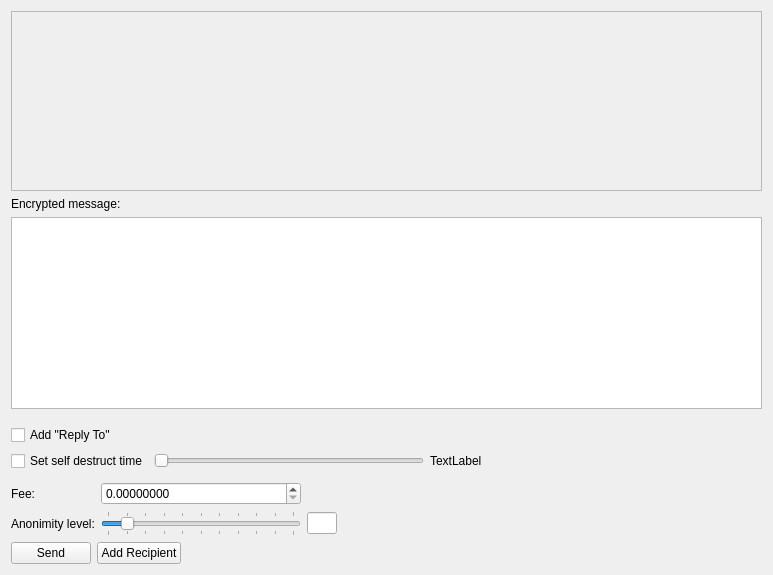
<?xml version="1.0" encoding="UTF-8"?>
<ui version="4.0">
 <class>SendMessageFrame</class>
 <widget class="QFrame" name="SendMessageFrame">
  <property name="geometry">
   <rect>
    <x>0</x>
    <y>0</y>
    <width>773</width>
    <height>575</height>
   </rect>
  </property>
  <property name="windowTitle">
   <string>Frame</string>
  </property>
  <property name="frameShape">
   <enum>QFrame::NoFrame</enum>
  </property>
  <property name="frameShadow">
   <enum>QFrame::Raised</enum>
  </property>
  <layout class="QVBoxLayout" name="verticalLayout">
   <item>
    <widget class="QScrollArea" name="m_messageAddressScrollArea">
     <property name="frameShape">
      <enum>QFrame::StyledPanel</enum>
     </property>
     <property name="widgetResizable">
      <bool>true</bool>
     </property>
     <widget class="QWidget" name="scrollAreaWidgetContents">
      <property name="geometry">
       <rect>
        <x>0</x>
        <y>0</y>
        <width>747</width>
        <height>126</height>
       </rect>
      </property>
      <layout class="QVBoxLayout" name="m_addressesLayout">
       <property name="spacing">
        <number>0</number>
       </property>
       <property name="leftMargin">
        <number>0</number>
       </property>
       <property name="topMargin">
        <number>0</number>
       </property>
       <property name="rightMargin">
        <number>0</number>
       </property>
       <property name="bottomMargin">
        <number>0</number>
       </property>
       <item>
        <spacer name="verticalSpacer_2">
         <property name="orientation">
          <enum>Qt::Vertical</enum>
         </property>
         <property name="sizeHint" stdset="0">
          <size>
           <width>20</width>
           <height>139</height>
          </size>
         </property>
        </spacer>
       </item>
      </layout>
     </widget>
    </widget>
   </item>
   <item>
    <widget class="QLabel" name="label_3">
     <property name="text">
      <string>Encrypted message:</string>
     </property>
    </widget>
   </item>
   <item>
    <widget class="QTextEdit" name="m_messageTextEdit">
     <property name="html">
      <string notr="true">&lt;!DOCTYPE HTML PUBLIC &quot;-//W3C//DTD HTML 4.0//EN&quot; &quot;http://www.w3.org/TR/REC-html40/strict.dtd&quot;&gt;
&lt;html&gt;&lt;head&gt;&lt;meta name=&quot;qrichtext&quot; content=&quot;1&quot; /&gt;&lt;style type=&quot;text/css&quot;&gt;
p, li { white-space: pre-wrap; }
&lt;/style&gt;&lt;/head&gt;&lt;body style=&quot; font-family:'.SF NS Text'; font-size:13pt; font-weight:400; font-style:normal;&quot;&gt;
&lt;p style=&quot;-qt-paragraph-type:empty; margin-top:0px; margin-bottom:0px; margin-left:0px; margin-right:0px; -qt-block-indent:0; text-indent:0px; font-family:'.Helvetica Neue DeskInterface';&quot;&gt;&lt;br /&gt;&lt;/p&gt;&lt;/body&gt;&lt;/html&gt;</string>
     </property>
    </widget>
   </item>
   <item>
    <spacer name="verticalSpacer">
     <property name="orientation">
      <enum>Qt::Vertical</enum>
     </property>
     <property name="sizeType">
      <enum>QSizePolicy::Fixed</enum>
     </property>
     <property name="sizeHint" stdset="0">
      <size>
       <width>20</width>
       <height>10</height>
      </size>
     </property>
    </spacer>
   </item>
   <item>
    <layout class="QHBoxLayout" name="horizontalLayout_3">
     <property name="topMargin">
      <number>0</number>
     </property>
     <item>
      <widget class="QCheckBox" name="m_addReplyToCheck">
       <property name="text">
        <string>Add &quot;Reply To&quot;</string>
       </property>
      </widget>
     </item>
    </layout>
   </item>
   <item>
    <layout class="QHBoxLayout" name="horizontalLayout_2">
     <property name="rightMargin">
      <number>10</number>
     </property>
     <item>
      <widget class="QCheckBox" name="m_ttlCheck">
       <property name="toolTip">
        <string>Do not include message in blockchain</string>
       </property>
       <property name="text">
        <string>Set self destruct time</string>
       </property>
      </widget>
     </item>
     <item>
      <widget class="QSlider" name="m_ttlSlider">
       <property name="singleStep">
        <number>300</number>
       </property>
       <property name="orientation">
        <enum>Qt::Horizontal</enum>
       </property>
       <property name="tickInterval">
        <number>1</number>
       </property>
      </widget>
     </item>
     <item>
      <widget class="QLabel" name="m_ttlLabel">
       <property name="text">
        <string>TextLabel</string>
       </property>
      </widget>
     </item>
     <item>
      <spacer name="horizontalSpacer_3">
       <property name="orientation">
        <enum>Qt::Horizontal</enum>
       </property>
       <property name="sizeHint" stdset="0">
        <size>
         <width>40</width>
         <height>20</height>
        </size>
       </property>
      </spacer>
     </item>
    </layout>
   </item>
   <item>
    <layout class="QGridLayout" name="gridLayout">
     <property name="topMargin">
      <number>5</number>
     </property>
     <item row="1" column="1">
      <widget class="QSlider" name="m_mixinSlider">
       <property name="maximumSize">
        <size>
         <width>200</width>
         <height>16777215</height>
        </size>
       </property>
       <property name="maximum">
        <number>10</number>
       </property>
       <property name="pageStep">
        <number>1</number>
       </property>
       <property name="value">
        <number>1</number>
       </property>
       <property name="tracking">
        <bool>false</bool>
       </property>
       <property name="orientation">
        <enum>Qt::Horizontal</enum>
       </property>
       <property name="tickPosition">
        <enum>QSlider::TicksBothSides</enum>
       </property>
       <property name="tickInterval">
        <number>1</number>
       </property>
      </widget>
     </item>
     <item row="1" column="0">
      <widget class="QLabel" name="label_2">
       <property name="text">
        <string>Anonimity level:</string>
       </property>
      </widget>
     </item>
     <item row="1" column="2">
      <widget class="QLineEdit" name="m_mixinEdit">
       <property name="maximumSize">
        <size>
         <width>30</width>
         <height>16777215</height>
        </size>
       </property>
       <property name="text">
        <string notr="true"/>
       </property>
       <property name="maxLength">
        <number>5</number>
       </property>
       <property name="alignment">
        <set>Qt::AlignCenter</set>
       </property>
       <property name="readOnly">
        <bool>true</bool>
       </property>
      </widget>
     </item>
     <item row="1" column="3">
      <spacer name="horizontalSpacer">
       <property name="orientation">
        <enum>Qt::Horizontal</enum>
       </property>
       <property name="sizeType">
        <enum>QSizePolicy::Expanding</enum>
       </property>
       <property name="sizeHint" stdset="0">
        <size>
         <width>298</width>
         <height>20</height>
        </size>
       </property>
      </spacer>
     </item>
     <item row="0" column="0">
      <widget class="QLabel" name="label_4">
       <property name="text">
        <string>Fee:</string>
       </property>
      </widget>
     </item>
     <item row="0" column="1">
      <widget class="QDoubleSpinBox" name="m_feeSpin">
       <property name="decimals">
        <number>8</number>
       </property>
       <property name="minimum">
        <double>0.000000000000000</double>
       </property>
       <property name="maximum">
        <double>1000000000000000000.000000000000000</double>
       </property>
       <property name="singleStep">
        <double>1.000000000000000</double>
       </property>
       <property name="value">
        <double>0.000000000000000</double>
       </property>
      </widget>
     </item>
    </layout>
   </item>
   <item>
    <layout class="QHBoxLayout" name="horizontalLayout">
     <item>
      <widget class="QPushButton" name="m_sendMessageButton">
       <property name="text">
        <string>Send</string>
       </property>
       <property name="icon">
        <iconset resource="../../resources.qrc">
         <normaloff>:/icons/send</normaloff>:/icons/send</iconset>
       </property>
      </widget>
     </item>
     <item>
      <widget class="QPushButton" name="m_addRecipientButton">
       <property name="text">
        <string>Add Recipient</string>
       </property>
       <property name="icon">
        <iconset resource="../../resources.qrc">
         <normaloff>:/icons/add</normaloff>:/icons/add</iconset>
       </property>
      </widget>
     </item>
     <item>
      <spacer name="horizontalSpacer_2">
       <property name="orientation">
        <enum>Qt::Horizontal</enum>
       </property>
       <property name="sizeHint" stdset="0">
        <size>
         <width>40</width>
         <height>20</height>
        </size>
       </property>
      </spacer>
     </item>
     <item>
      <widget class="QLabel" name="m_tickerLabel">
       <property name="text">
        <string notr="true"/>
       </property>
      </widget>
     </item>
    </layout>
   </item>
  </layout>
 </widget>
 <resources>
  <include location="../../resources.qrc"/>
 </resources>
 <connections>
  <connection>
   <sender>m_sendMessageButton</sender>
   <signal>clicked()</signal>
   <receiver>SendMessageFrame</receiver>
   <slot>sendClicked()</slot>
   <hints>
    <hint type="sourcelabel">
     <x>58</x>
     <y>503</y>
    </hint>
    <hint type="destinationlabel">
     <x>386</x>
     <y>287</y>
    </hint>
   </hints>
  </connection>
  <connection>
   <sender>m_mixinSlider</sender>
   <signal>valueChanged(int)</signal>
   <receiver>SendMessageFrame</receiver>
   <slot>mixinValueChanged(int)</slot>
   <hints>
    <hint type="sourcelabel">
     <x>217</x>
     <y>548</y>
    </hint>
    <hint type="destinationlabel">
     <x>386</x>
     <y>287</y>
    </hint>
   </hints>
  </connection>
  <connection>
   <sender>m_messageTextEdit</sender>
   <signal>textChanged()</signal>
   <receiver>SendMessageFrame</receiver>
   <slot>messageTextChanged()</slot>
   <hints>
    <hint type="sourcelabel">
     <x>386</x>
     <y>227</y>
    </hint>
    <hint type="destinationlabel">
     <x>386</x>
     <y>287</y>
    </hint>
   </hints>
  </connection>
  <connection>
   <sender>m_addRecipientButton</sender>
   <signal>clicked()</signal>
   <receiver>SendMessageFrame</receiver>
   <slot>addRecipientClicked()</slot>
   <hints>
    <hint type="sourcelabel">
     <x>179</x>
     <y>546</y>
    </hint>
    <hint type="destinationlabel">
     <x>386</x>
     <y>287</y>
    </hint>
   </hints>
  </connection>
  <connection>
   <sender>m_ttlSlider</sender>
   <signal>valueChanged(int)</signal>
   <receiver>SendMessageFrame</receiver>
   <slot>ttlValueChanged(int)</slot>
   <hints>
    <hint type="sourcelabel">
     <x>296</x>
     <y>426</y>
    </hint>
    <hint type="destinationlabel">
     <x>386</x>
     <y>287</y>
    </hint>
   </hints>
  </connection>
  <connection>
   <sender>m_ttlCheck</sender>
   <signal>toggled(bool)</signal>
   <receiver>m_ttlSlider</receiver>
   <slot>setVisible(bool)</slot>
   <hints>
    <hint type="sourcelabel">
     <x>89</x>
     <y>426</y>
    </hint>
    <hint type="destinationlabel">
     <x>296</x>
     <y>426</y>
    </hint>
   </hints>
  </connection>
  <connection>
   <sender>m_ttlCheck</sender>
   <signal>toggled(bool)</signal>
   <receiver>m_ttlLabel</receiver>
   <slot>setVisible(bool)</slot>
   <hints>
    <hint type="sourcelabel">
     <x>89</x>
     <y>426</y>
    </hint>
    <hint type="destinationlabel">
     <x>463</x>
     <y>426</y>
    </hint>
   </hints>
  </connection>
  <connection>
   <sender>m_ttlCheck</sender>
   <signal>stateChanged(int)</signal>
   <receiver>SendMessageFrame</receiver>
   <slot>ttlCheckStateChanged(int)</slot>
   <hints>
    <hint type="sourcelabel">
     <x>89</x>
     <y>426</y>
    </hint>
    <hint type="destinationlabel">
     <x>386</x>
     <y>287</y>
    </hint>
   </hints>
  </connection>
 </connections>
 <slots>
  <slot>addressBookClicked()</slot>
  <slot>pasteClicked()</slot>
  <slot>sendClicked()</slot>
  <slot>mixinValueChanged(int)</slot>
  <slot>addressEdited(QString)</slot>
  <slot>messageTextChanged()</slot>
  <slot>addRecipientClicked()</slot>
  <slot>ttlCheckStateChanged(int)</slot>
  <slot>ttlValueChanged(int)</slot>
 </slots>
</ui>
